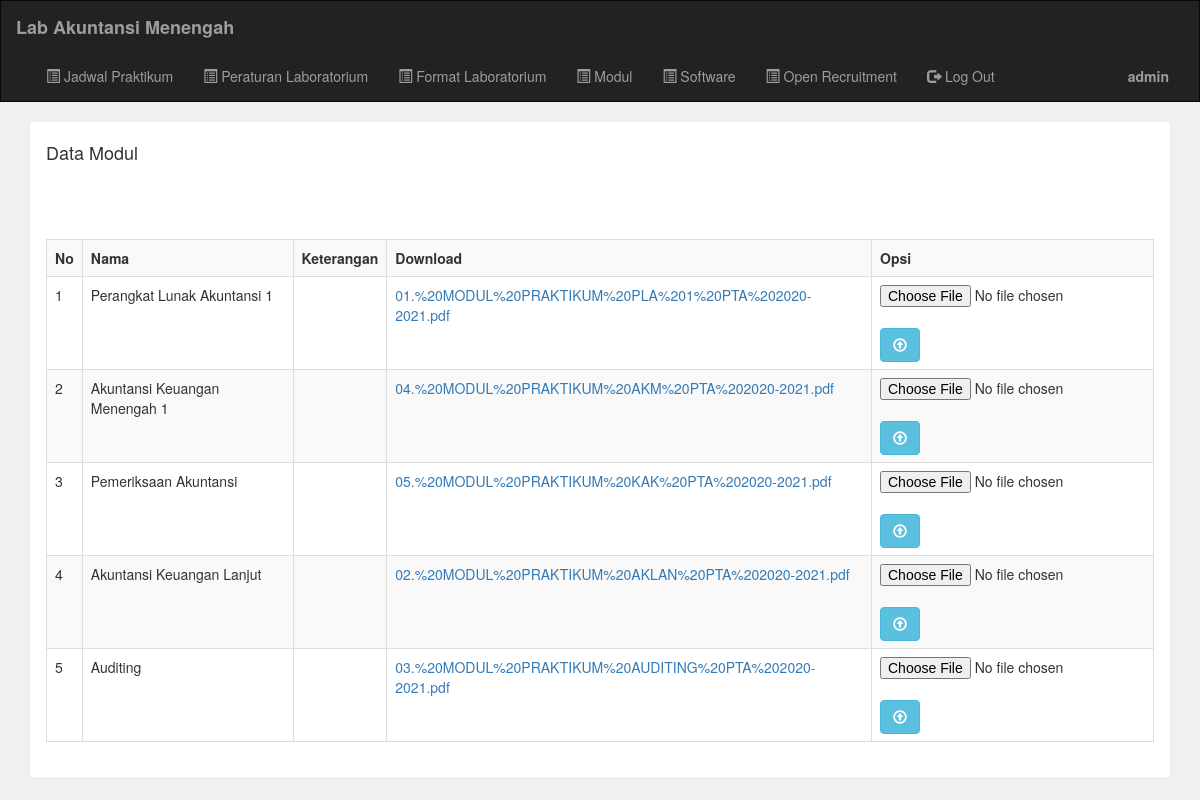
Page /admin/admin/modul.php (signed in) on the committed database.
### tables this page shows
CREATE TABLE `modul` (
  `modul_id` int(5) NOT NULL,
  `modul_nama` varchar(50) NOT NULL,
  `modul_keterangan` text NOT NULL,
  `modul_file` text NOT NULL
);

### admin/admin/modul.php (the view, shortened to what this page needs)
<?php
include 'header.php';
?>
<div class="container">
	<div class="panel">
		<div class="panel-heading">
			<h4>Data Modul</h4>
		</div>
		<div class="panel-body">
			<br/>
			<br/>
			<table class="table table-bordered table-striped">
				<tr>
					<th width="1%">No</th>
					<th>Nama</th>
					<th>Keterangan</th>
					<th>Download</th>
					<th width="15%">Opsi</th>
				</tr>
				<?php
				include '../koneksi.php';
				$data = mysqli_query($koneksi,"select * from modul");
				$no = 1;
				while($d=mysqli_fetch_array($data)){
					?>
					<tr>
						<td><?php echo $no++; ?></td>
						<td><?php echo $d['modul_nama']; ?></td>
						<td><?php echo $d['modul_keterangan']; ?></td>
						<td><a href="<?php echo "../../".$d['modul_file']; ?>"><?php echo basename($d['modul_file']); ?></a></td>
						<td>
						<form action="../upload.php" method="post" enctype="multipart/form-data">
							<input type="file" class="form-control-file" id="fileToUpload" name="fileToUpload" accept="application/pdf">
							<br>
							<button type="submit" class="btn btn-md btn-info glyphicon glyphicon-upload"></button>
						</form>
						</td>
					</tr>
					<?php
				}
				?>
			</table>
		</div>
	</div>
</div>
<?php include 'footer.php'; ?>

### rows in the picture
modul: modul_nama "Perangkat Lunak Akuntansi 1", modul_file "01.%20MODUL%20PRAKTIKUM%20PLA%201%20PTA%202020-2021.pdf"
modul: modul_nama "Akuntansi Keuangan Menengah 1", modul_file "04.%20MODUL%20PRAKTIKUM%20AKM%20PTA%202020-2021.pdf"
modul: modul_nama "Pemeriksaan Akuntansi", modul_file "05.%20MODUL%20PRAKTIKUM%20KAK%20PTA%202020-2021.pdf"
modul: modul_nama "Akuntansi Keuangan Lanjut", modul_file "02.%20MODUL%20PRAKTIKUM%20AKLAN%20PTA%202020-2021.pdf"
modul: modul_nama "Auditing", modul_file "03.%20MODUL%20PRAKTIKUM%20AUDITING%20PTA%202020-2021.pdf"

### other values in the picture
$_SESSION['username'] "admin"
